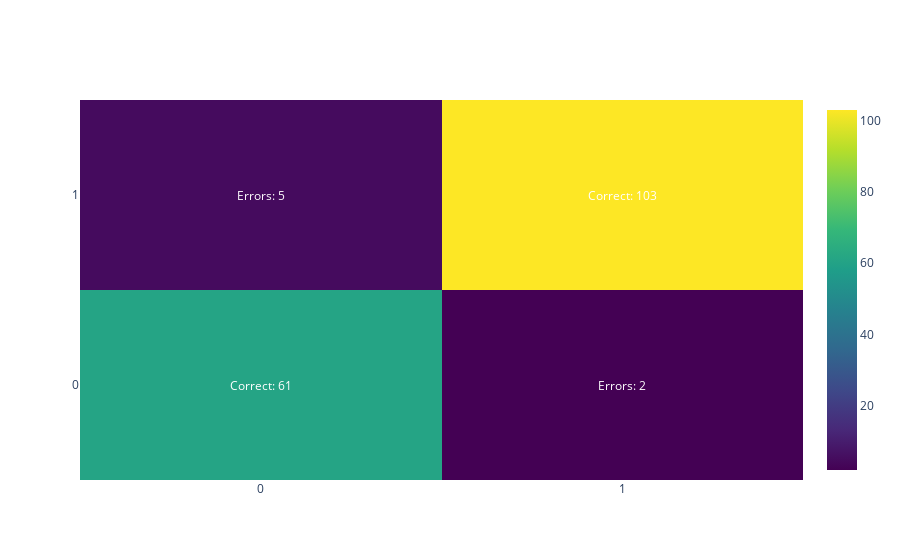

The cell this chart's notebook holds for it:
### Code cell
# Confusion Matrix second version with plotly.express

# Create the heatmap trace
heatmap = go.Heatmap(z=cm, x=model.classes_, y=model.classes_, colorscale='Viridis')

# Create the figure and add the heatmap trace
fig = go.Figure(data=[heatmap])

# Add annotations for each cell in the confusion matrix
for i in range(len(cm)):
    for j in range(len(cm[i])):
        if i == j:
            text = f"Correct: {cm[i][j]}"
        else:
            text = f"Errors: {cm[i][j]}"
        fig.add_annotation(
            text=text,
            x=model.classes_[j],
            y=model.classes_[i],
            xref='x',
            yref='y',
            showarrow=False,
            font=dict(color='white')  # Ensure text color is white for better visibility
        )

# Update axis properties
fig.update_xaxes(tickmode='array', tickvals=list(range(len(model.classes_))), ticktext=model.classes_)
fig.update_yaxes(tickmode='array', tickvals=list(range(len(model.classes_))), ticktext=model.classes_)

# Show the figure
fig.show()

### Figure 1 — Plotly figure (JSON) as saved in the notebook; plotly's stock layout.template omitted (floating-point values rounded to 4 significant figures)
{"data": [{"colorscale": [[0, "#440154"], [0.1111, "#482878"], [0.2222, "#3e4989"], [0.3333, "#31688e"], [0.4444, "#26828e"], [0.5556, "#1f9e89"], [0.6667, "#35b779"], [0.7778, "#6ece58"], [0.8889, "#b5de2b"], [1, "#fde725"]], "type": "heatmap", "x": [0, 1], "y": [0, 1], "z": [[61, 2], [5, 103]]}], "layout": {"annotations": [{"font": {"color": "white"}, "showarrow": false, "text": "Correct: 61", "x": 0, "xref": "x", "y": 0, "yref": "y"}, {"font": {"color": "white"}, "showarrow": false, "text": "Errors: 2", "x": 1, "xref": "x", "y": 0, "yref": "y"}, {"font": {"color": "white"}, "showarrow": false, "text": "Errors: 5", "x": 0, "xref": "x", "y": 1, "yref": "y"}, {"font": {"color": "white"}, "showarrow": false, "text": "Correct: 103", "x": 1, "xref": "x", "y": 1, "yref": "y"}], "autosize": true, "xaxis": {"autorange": true, "range": [-0.5, 1.5], "tickmode": "array", "ticktext": [0, 1], "tickvals": [0, 1], "type": "linear"}, "yaxis": {"autorange": true, "range": [-0.5, 1.5], "tickmode": "array", "ticktext": [0, 1], "tickvals": [0, 1], "type": "linear"}}}
